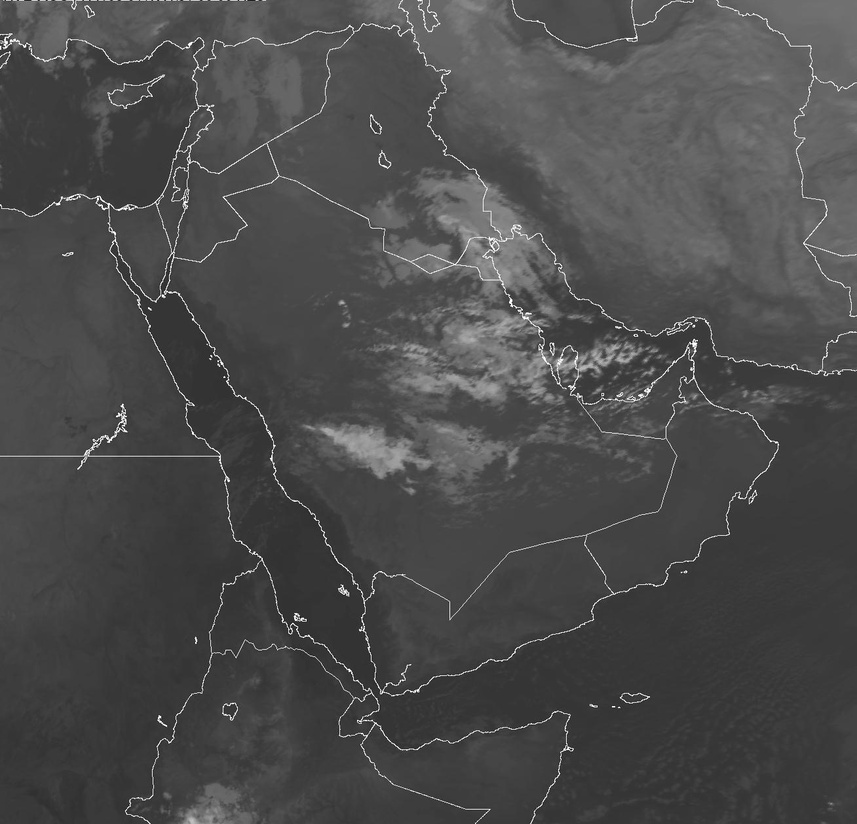
#> input picture Procedure 1/1.JPG, 857 x 824 px, shrunk from 1308 x 1258 before the run
$ jupyter execute 'Procedure 1.ipynb'
#> lines starting #> are read from the running program, lines starting #| are printed output that depends on the picture
This notebook contains the procedure and code to crop the specific region from a satellite image if the coordinates for a particular region are given. Consider the satellite image below.

The coordinates for the IMAGE are given below.

Point: Bottom - Left = (Lat, Lon) = (Northing, Easting) 8,28

Point: Bottom - Right = (Lat, Lon) = (Northing, Easting) 8,63

Point: Top - Right = (Lat, Lon) = (Northing, Easting) 37.8,63

Point: Top - Left = (Lat, Lon) = (Northing, Easting) 37.8,28

Point: Bottom - Left = (Lat, Lon) = (Northing, Easting) 8,28

The coordinates for the REGION to be extracted are given below.

Point: Bottom - Left = (Lat, Lon) = (Northing, Easting) 22.621496549477314,51.56628497139077

Point: Bottom - Right = (Lat, Lon) = (Northing, Easting) 22.621496549477314,56.60900958076577

Point: Top - Right = (Lat, Lon) = (Northing, Easting) 26.37945060916716,56.60900958076577

Point: Top - Left = (Lat, Lon) = (Northing, Easting) 26.37945060916716,51.56628497139077

Point: Bottom - Left = (Lat, Lon) = (Northing, Easting) 22.621496549477314,51.56628497139077

The next step is to find crop the image.

Northing = 08N – 37.8N, Difference = 37.8 - 08 = 29.799999999999997

Easting = 28E – 63E, Difference = 63E - 28 = 35

Image width = W = 1308

Image height = H = 1258

Ratio1 = W/H = 1.039745627980922

Ratio2 = Easting/Northing =  1.1744966442953022

[cell 1]
import pandas as pd
import numpy as np
from PIL import Image
import numpy as np
import os
import numpy as np
from matplotlib import pyplot as plt
import cv2


# Read the image
image = Image.open('1.JPG')
#> image is the input picture: PIL image 857x824 L; min 0, max 255, mean 75.7
numpydata = np.asarray(image)
print("Image shape: ",numpydata.shape)
#| Image shape:  (824, 857)
xcoordinates = range(0,numpydata.shape[0])
xcoordinates = np.transpose([xcoordinates] *numpydata.shape[1])
xcoordinates = xcoordinates.reshape(1,xcoordinates.shape[0]*xcoordinates.shape[1])
ycoordinates = range(0,numpydata.shape[1])
ycoordinates = np.vstack([ycoordinates]*numpydata.shape[0])
ycoordinates = ycoordinates.reshape(1,ycoordinates.shape[0]*ycoordinates.shape[1])
values = numpydata.reshape(1,numpydata.shape[0]*numpydata.shape[1])
data = pd.DataFrame()
data['X'] =xcoordinates.tolist()[0]
data['Y'] =ycoordinates.tolist()[0]
data['Values'] =values.tolist()[0]
LATmin = 28
LATmax = 63
LONmin = 8
LONmax = 37.8
lat = np.linspace(LATmin, LATmax, numpydata.shape[1])
#> lat = 857 values from 28 to 63
lat = np.vstack([lat]*numpydata.shape[0])
lon = np.linspace(LONmax, LONmin, numpydata.shape[0])
lon = np.transpose([lon] *numpydata.shape[1])
x1 = lat.copy()
x2 = lat.copy()
x3 = lat.copy()
x4 = lat.copy()
xx1 = 51.56628497139077
xx2 =  56.60900958076577
x1[x1>=xx1] = 1
x2[x2<=xx2] = 1
x3[x3<xx1] = 0
x4[x4>xx2] = 0
X = np.multiply(np.multiply(np.multiply(np.multiply(x1, x2),x3),x4),lat)
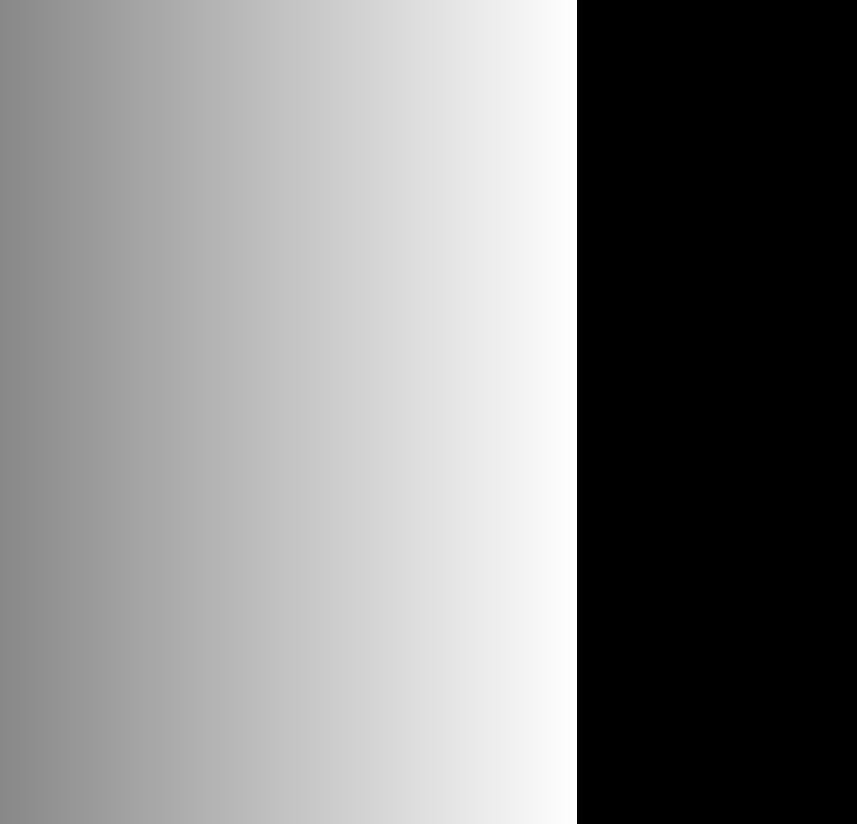
#> x1: shape (824, 857) float64; min 1, max 51.55, mean 27.1; drawn with min black and max white
yy1 = 22.621496549477314
yy2 = 26.37945060916716
x1 = lon.copy()
x2 = lon.copy()
x3 = lon.copy()
x4 = lon.copy()
x1[x1>=yy1] = 1
x2[x2<=yy2] = 1
x3[x3<yy1] = 0
x4[x4>yy2] = 0
Y = np.multiply(np.multiply(np.multiply(np.multiply(x1, x2),x3),x4),lat)
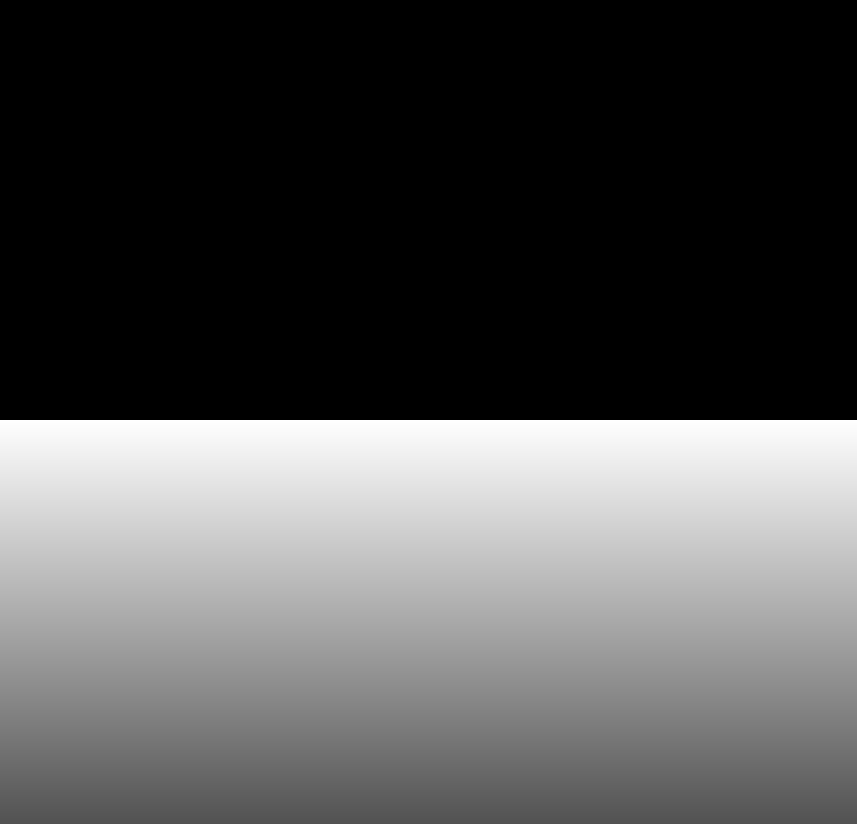
#> x1: shape (824, 857) float64; min 1, max 22.59, mean 8; drawn with min black and max white
finalimage = np.multiply(np.multiply(X,Y),numpydata)
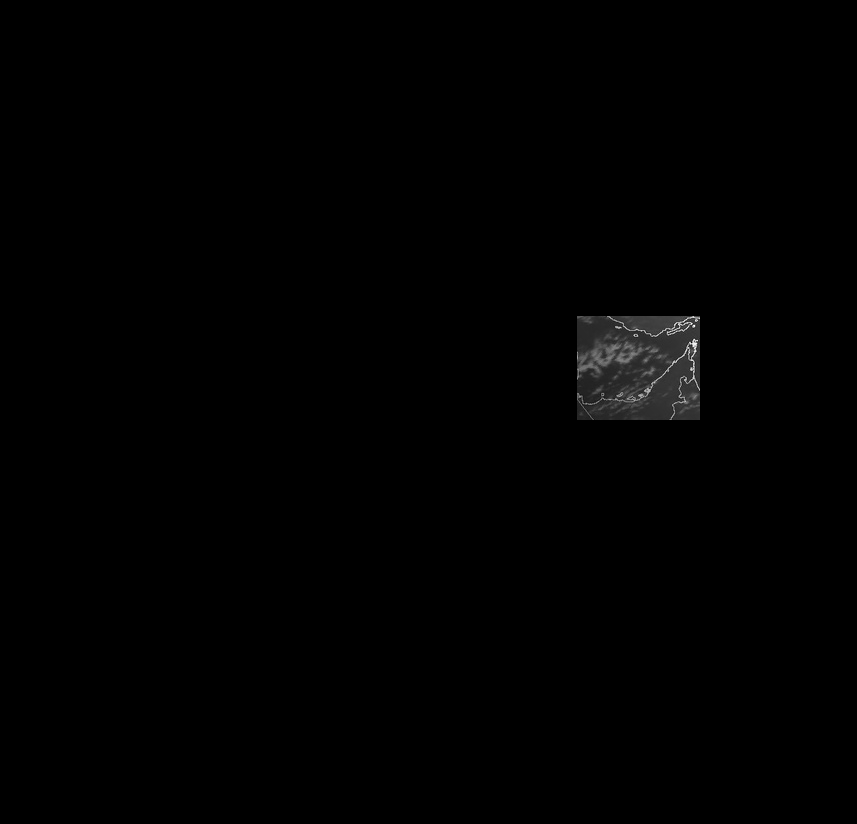
#> finalimage: shape (824, 857) float64; min 0, max 1.75e+12, mean 7.85e+09; drawn with min black and max white
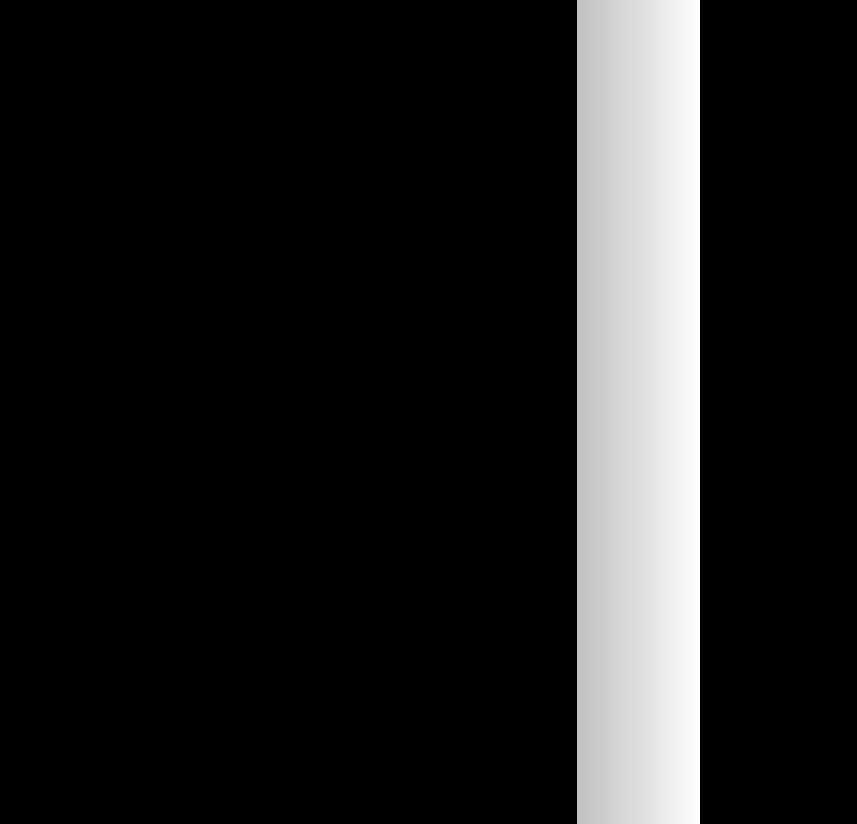
#> X: shape (824, 857) float64; min 0, max 181135.2, mean 22757.6; drawn with min black and max white
plt.imshow(finalimage)
plt.show()

The cropped image is not the desired image; it means there is an issue with the image coordinates. The Easting of this image is fine, but the Northing is incorrect, so we have to match the ratio again. For cropping, the Ratio1 should be the same as Ratio2, and it means the region is specified region is not correct. We calculated the heuristic values for the Northing and Easting, as shown in the diagram below.

Northing = 7.590067125380261N – 38.1975262552759N, Difference = 30.60745912989564

Easting = 28.060616928244144E – 63.03674033949153E, Difference = 34.976123411247386

Ratio3 = Easting/Northing =34.976123411247386/30.60745912989564 = 1.142732013879737

Image coordinates.

7.590067125380261,28.060616928244144,#333,circle,"X"

7.590067125380261,63.03674033949153,#333,circle,"X"

38.1975262552759,63.03674033949153,#333,circle,"X"

38.1975262552759,28.060616928244144,#333,circle,"X"

7.590067125380261,28.060616928244144,#333,circle,"X"

Small region coordinates.

22.621496549477314,51.56628497139077,#333,circle,"X"

22.621496549477314,56.60900958076577,#333,circle,"X"

26.37945060916716,56.60900958076577,#333,circle,"X"

26.37945060916716,51.56628497139077,#333,circle,"X"

22.621496549477314,51.56628497139077,#333,circle,"X"

https://mobisoftinfotech.com/tools/plot-multiple-points-on-map/

This image shows the region and the region we are trying to crop.

[cell 2]
import pandas as pd
import numpy as np
from PIL import Image
import numpy as np
import os
import numpy as np
from matplotlib import pyplot as plt
import cv2


# Read the image
image = Image.open('1.JPG')
numpydata = np.asarray(image)
print("Image shape: ",numpydata.shape)
#| Image shape:  (824, 857)
xcoordinates = range(0,numpydata.shape[0])
xcoordinates = np.transpose([xcoordinates] *numpydata.shape[1])
xcoordinates = xcoordinates.reshape(1,xcoordinates.shape[0]*xcoordinates.shape[1])
ycoordinates = range(0,numpydata.shape[1])
ycoordinates = np.vstack([ycoordinates]*numpydata.shape[0])
ycoordinates = ycoordinates.reshape(1,ycoordinates.shape[0]*ycoordinates.shape[1])
values = numpydata.reshape(1,numpydata.shape[0]*numpydata.shape[1])
data = pd.DataFrame()
data['X'] =xcoordinates.tolist()[0]
data['Y'] =ycoordinates.tolist()[0]
data['Values'] =values.tolist()[0]
LATmin = 28.060616928244144
LATmax = 63.03674033949153
LONmin = 7.590067125380261
LONmax = 38.1975262552759
lat = np.linspace(LATmin, LATmax, numpydata.shape[1])
#> lat = 857 values from 28.06 to 63.04
lat = np.vstack([lat]*numpydata.shape[0])
lon = np.linspace(LONmax, LONmin, numpydata.shape[0])
lon = np.transpose([lon] *numpydata.shape[1])
x1 = lat.copy()
x2 = lat.copy()
x3 = lat.copy()
x4 = lat.copy()
xx1 = 51.56628497139077
xx2 =  56.60900958076577
x1[x1>=xx1] = 1
x2[x2<=xx2] = 1
x3[x3<xx1] = 0
x4[x4>xx2] = 0
X = np.multiply(np.multiply(np.multiply(np.multiply(x1, x2),x3),x4),lat)
yy1 = 22.621496549477314
yy2 = 26.37945060916716
x1 = lon.copy()
x2 = lon.copy()
x3 = lon.copy()
x4 = lon.copy()
x1[x1>=yy1] = 1
x2[x2<=yy2] = 1
x3[x3<yy1] = 0
x4[x4>yy2] = 0
Y = np.multiply(np.multiply(np.multiply(np.multiply(x1, x2),x3),x4),lat)
finalimage = np.multiply(np.multiply(X,Y),numpydata)
plt.imshow(finalimage)
plt.show()

The cropped region is still not the desired one.

Ratio1< Ratio3 < Ratio2

1.039745627980922 < 1.142732013879737 < 1.1744966442953022

The next step is to increase the Northing so that the ratio is near the actual ratio and check the cropped region yielded by the code. Easting is fine, so there is no need to increment it.

Northing = 08N – 39.4, Difference = 39.4 - 08 = 31.4

Easting = 28E – 63E, Difference = 63E - 28 = 35

Ratio4 = 1.11464968153

Ratio1< Ratio4 <Ratio3 < Ratio2

1.039745627980922 < 1.11464968153 < 1.142732013879737 < 1.1744966442953022

[cell 3]
import pandas as pd
import numpy as np
from PIL import Image
import numpy as np
import os
import numpy as np
from matplotlib import pyplot as plt
import cv2


# Read the image
image = Image.open('1.JPG')
numpydata = np.asarray(image)
print("Image shape: ",numpydata.shape)
#| Image shape:  (824, 857)
xcoordinates = range(0,numpydata.shape[0])
xcoordinates = np.transpose([xcoordinates] *numpydata.shape[1])
xcoordinates = xcoordinates.reshape(1,xcoordinates.shape[0]*xcoordinates.shape[1])
ycoordinates = range(0,numpydata.shape[1])
ycoordinates = np.vstack([ycoordinates]*numpydata.shape[0])
ycoordinates = ycoordinates.reshape(1,ycoordinates.shape[0]*ycoordinates.shape[1])
values = numpydata.reshape(1,numpydata.shape[0]*numpydata.shape[1])
data = pd.DataFrame()
data['X'] =xcoordinates.tolist()[0]
data['Y'] =ycoordinates.tolist()[0]
data['Values'] =values.tolist()[0]
LATmin =28
LATmax =63
LONmin = 8
LONmax = 39.4
lat = np.linspace(LATmin, LATmax, numpydata.shape[1])
#> lat = 857 values from 28 to 63
lat = np.vstack([lat]*numpydata.shape[0])
lon = np.linspace(LONmax, LONmin, numpydata.shape[0])
lon = np.transpose([lon] *numpydata.shape[1])
x1 = lat.copy()
x2 = lat.copy()
x3 = lat.copy()
x4 = lat.copy()
xx1 = 51.56628497139077
xx2 =  56.60900958076577
x1[x1>=xx1] = 1
x2[x2<=xx2] = 1
x3[x3<xx1] = 0
x4[x4>xx2] = 0
X = np.multiply(np.multiply(np.multiply(np.multiply(x1, x2),x3),x4),lat)
yy1 = 22.621496549477314
yy2 = 26.37945060916716
x1 = lon.copy()
x2 = lon.copy()
x3 = lon.copy()
x4 = lon.copy()
x1[x1>=yy1] = 1
x2[x2<=yy2] = 1
x3[x3<yy1] = 0
x4[x4>yy2] = 0
Y = np.multiply(np.multiply(np.multiply(np.multiply(x1, x2),x3),x4),lat)
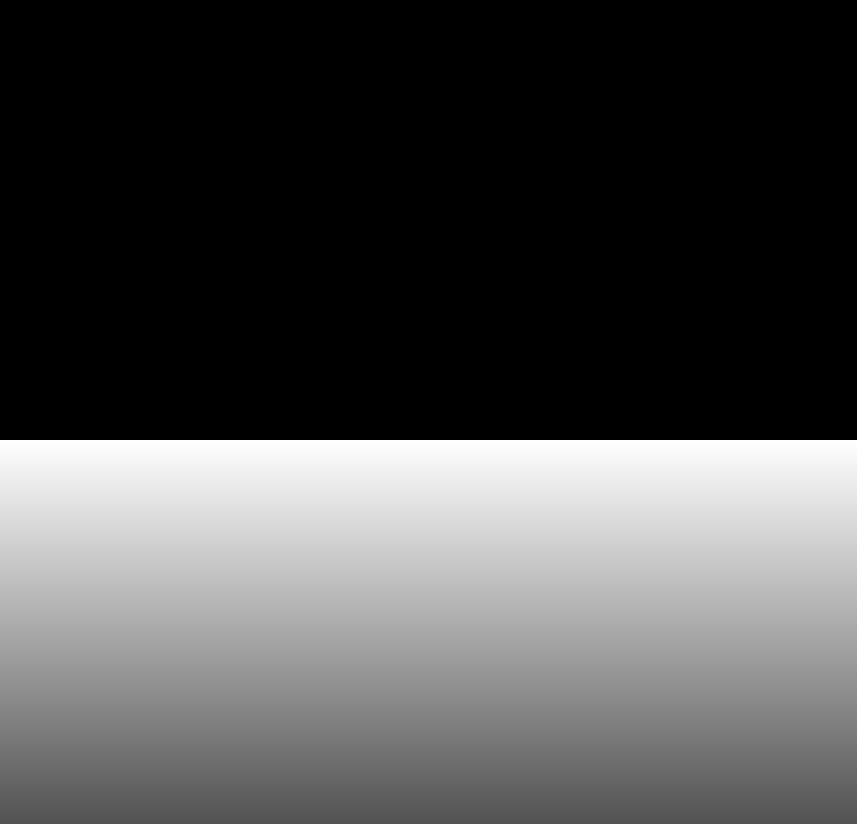
#> x1: shape (824, 857) float64; min 1, max 22.61, mean 7.7; drawn with min black and max white
finalimage = np.multiply(np.multiply(X,Y),numpydata)
plt.imshow(finalimage)
plt.show()
